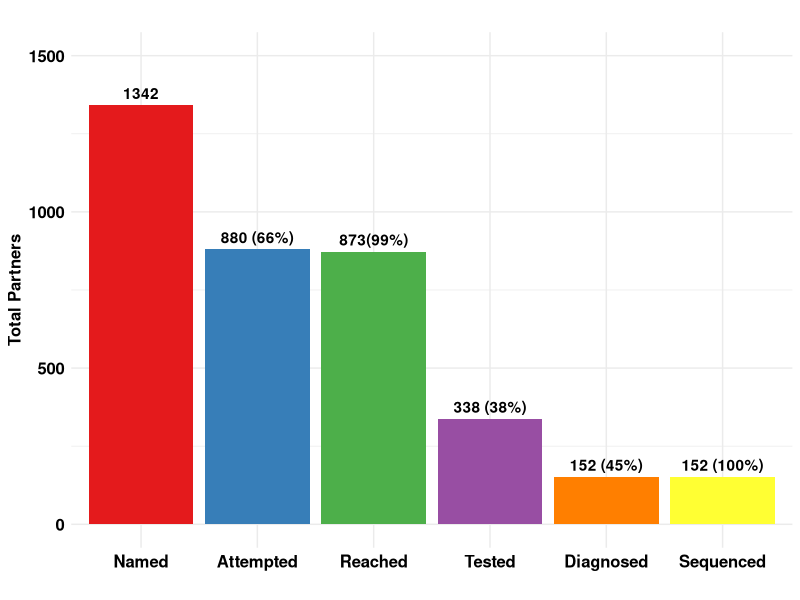

Recreate this plot in R.
rm(list=ls())

# Loading necessary libraries
library(tidyr)
library(ggplot2)
library(RColorBrewer)
library(here)

# Structuring the data with the average values
overall_data <- data.frame(
  Category = c("Named_Mean", "Contact_Attempted_Mean", "Reached_Mean", "Tested_Mean", "Diagnosed_Mean", "Sequenced_Mean"),
  Value = c(1342, 880, 873, 338, 152, 152)
)

# Adjusting the factor levels and labels for the Category column
overall_data$Category <- factor(overall_data$Category, 
                                levels = c("Named_Mean", 
                                           "Contact_Attempted_Mean",
                                           "Reached_Mean",
                                           "Tested_Mean",
                                           "Diagnosed_Mean",
                                           "Sequenced_Mean"),
                                labels = c("Named", 
                                           "Attempted",
                                           "Reached",
                                           "Tested", 
                                           "Diagnosed", 
                                           "Sequenced"))

# Color settings
set1_colors <- brewer.pal(6, "Set1")
levels_to_colors <- c("Named", "Attempted", "Reached", "Tested", "Diagnosed", "Sequenced")
my_colors <- setNames(set1_colors, levels_to_colors)


# Create the labels
labels_n = c("1342", "880 (66%)", "873(99%)", 
            "338 (38%)", "152 (45%)", "152 (100%)")

# Updated plot code
p_overall <- ggplot(overall_data, aes(x = Category, y = Value, fill = Category)) +
  geom_bar(stat = "identity", position = "dodge") +
  geom_text(aes(label=labels_n), vjust=-0.5, 
            #size=6, 
            fontface="bold") +
  labs(title = "",
       y = "Total Partners",
       x = "") +
  scale_fill_manual(values=my_colors) +  # Setting colors manually
  scale_y_continuous(limits = c(0, 1500)) +
  theme_minimal() +
  theme(
    plot.title = element_text(size = 12, face = "bold"),
    axis.title.x = element_text(size = 12, face = "bold", color = "black"),
    axis.title.y = element_text(size = 12, face = "bold", color = "black"),
    axis.text.y = element_text(size = 12, face = "bold", color = "black"),
    axis.text.x = element_text(size = 12, face = "bold", color = "black"),
    legend.position = "none"   # This will remove the legend
  )

print(p_overall)

# Save plot
loc_to_save <- here("manuscript-viz", "overall_cascade.pdf")
ggsave(loc_to_save, plot = p_overall, 
      width = 8, height = 6, dpi = 300)
